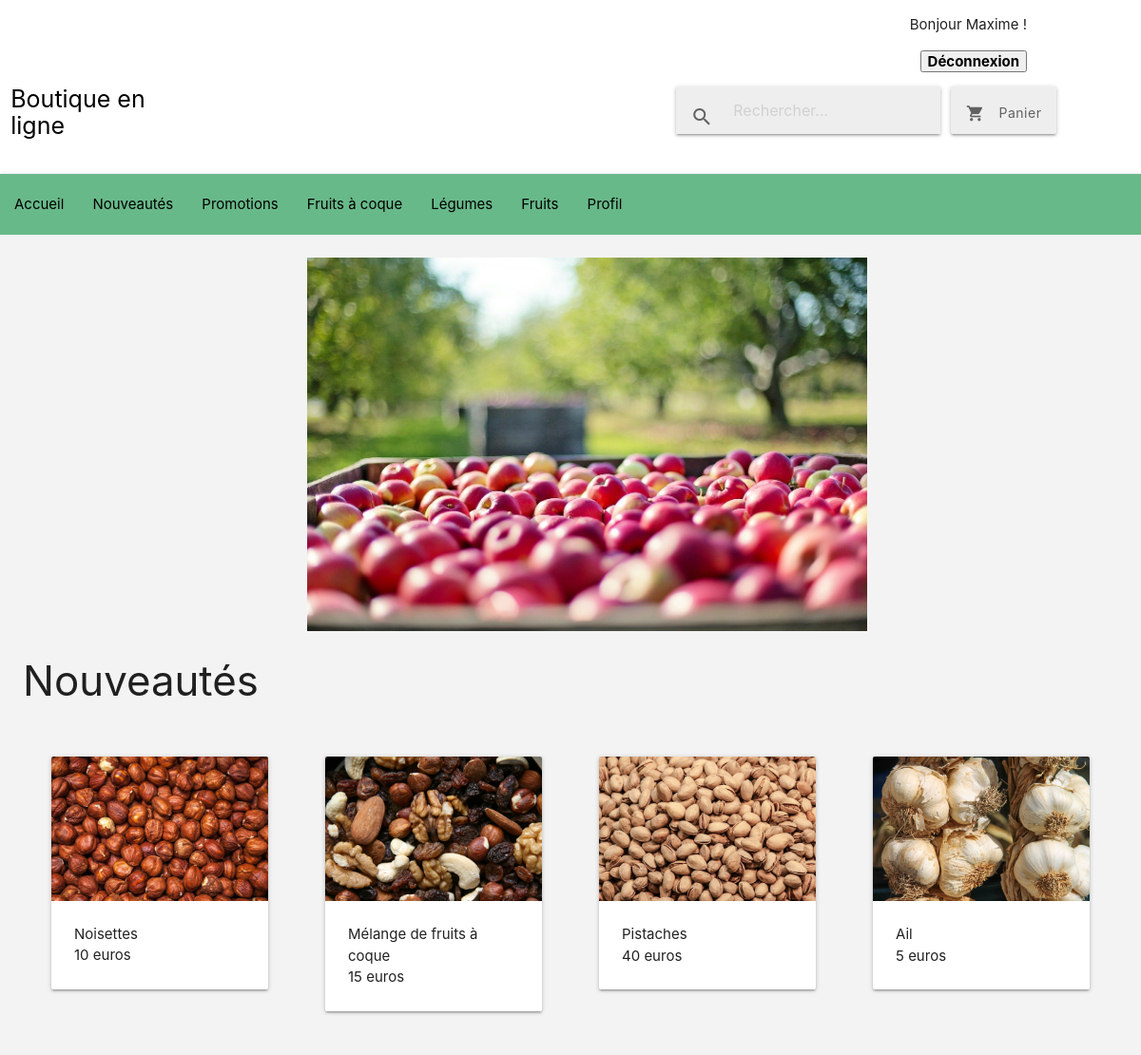
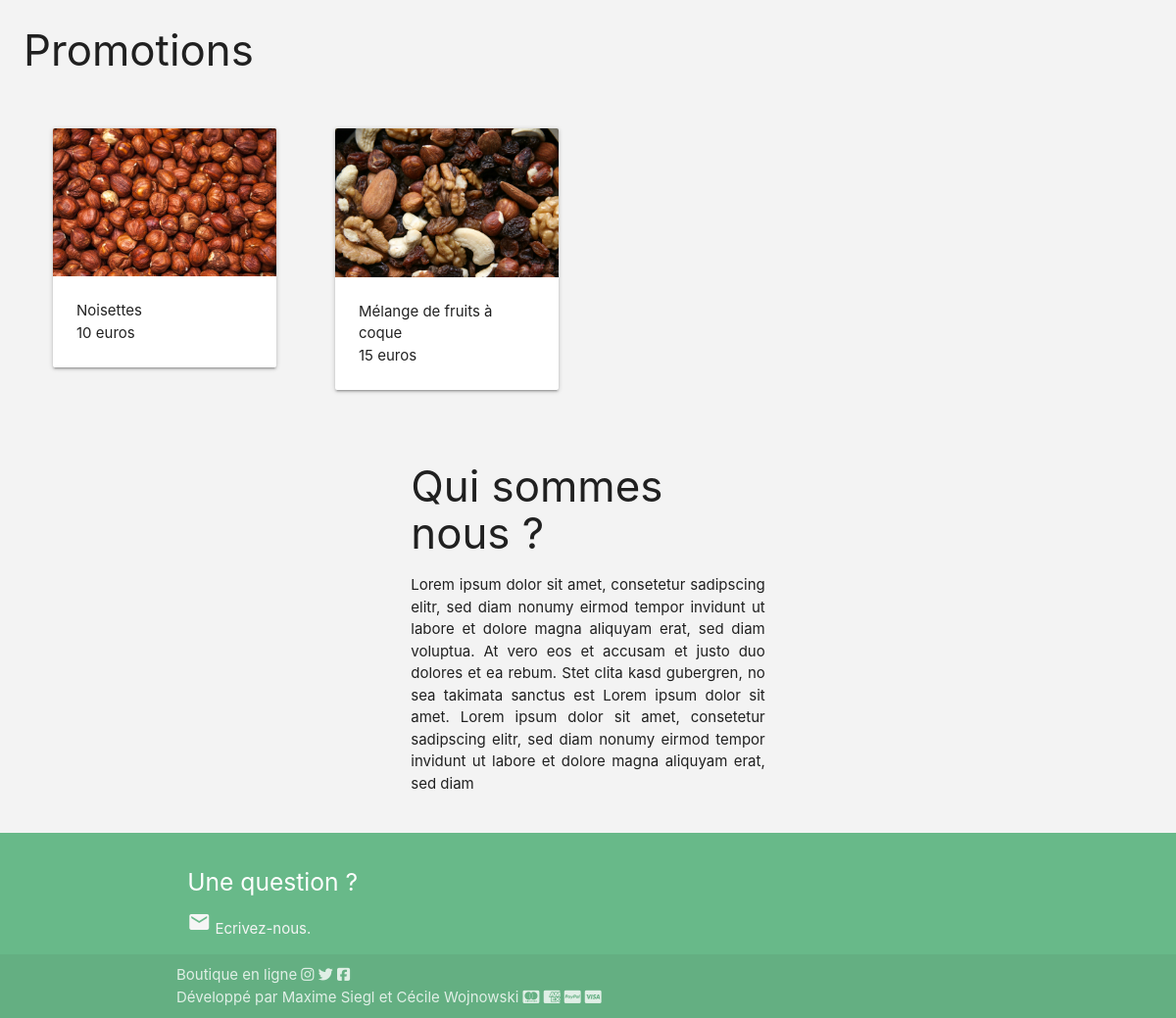
Screenshot of /index.php (signed in) with the database file from the repository (2 pictures, top to bottom).
### tables this page shows
CREATE TABLE IF NOT EXISTS `produits` (
  `id` int(11) NOT NULL AUTO_INCREMENT,
  `nom` varchar(255) NOT NULL,
  `prix` int(11) NOT NULL,
  `description` text NOT NULL,
  `image` varchar(255) NOT NULL,
  `date_ajout` datetime NOT NULL,
  `stock` int(11) NOT NULL,
  `valorisation` tinyint(1) NOT NULL,
  `prix_solde` int(11) DEFAULT NULL,
  `id_categorie` int(11) NOT NULL,
  PRIMARY KEY (`id`)
);

### classes/Produit.php (called while the page is built, shortened)
<?php
class Produit
{
  private $id;
  private $nom;
  private $prix;
  private $image;
  public function setId($id){
    $id = (int) $id;
   if ($id > 0)
   {
     $this->id = $id;
   }
 }
  public function setNom($nom){
    if (is_string($nom))
    {
      $this->nom = $nom;
    }
  }
  public function setPrix($prix){
    $prix = (int) $prix;
   if ($prix > 0)
   {
     $this->prix = $prix;
   }
  }
  public function setImage($image){
    return $this->image = $image;
  }
  public function id(){
    return $this->id;
  }
  public function nom(){
    return $this->nom;
  }
  public function prix(){
    return $this->prix;
  }
  public function image(){
    return $this->image;
  }
}
 ?>

### index.php (the view, shortened to what this page needs)
<!DOCTYPE html>
<html lang="fr" dir="ltr">
  <head>
    <link rel="stylesheet" href="https://cdnjs.cloudflare.com/ajax/libs/materialize/1.0.0/css/materialize.min.css">
    <link rel="stylesheet" href="css/style.css">
  </head>
  <body>
    <?php
      include('includes/header.php');
      include('classes/Produit.php');
    ?>
    <main>
      <div class="row">
        <div class="col offset-m3">
        <img class="index_img" src="img/apples.jpg">
      </div>
    </div>
<section class="section_index">
  <h3> Nouveautés </h3>
    <?php
    $request = $db->query('SELECT * FROM produits ORDER BY date_ajout LIMIT 4');
    while ($donnees = $request->fetch(PDO::FETCH_ASSOC))
    {
      $produit = new Produit($donnees);
      $produit->hydrate($donnees);
      ?>
        <div class="row">
          <div class="col s3 m3">
            <div class="card">
              <div class="card-image">
                <a href="produit.php?id=<?php echo $produit->id(); ?>"> <img src="img/<?php echo $produit->image();?> "> </a>
              </div>
              <div class="card-content">
                <p> <?php echo $produit->nom(); ?> </p>
                <p> <?php echo $produit->prix(); ?> euros </p>
              </div>
            </div>
          </div>
          <?php
    }?>
      </div>
</section>
      <section class="section_index">
        <h3> Promotions </h3>
        <?php
        $request = $db->query('SELECT * FROM produits WHERE valorisation = 1 ORDER BY date_ajout LIMIT 4');
        while ($donnees = $request->fetch(PDO::FETCH_ASSOC))
        {
          $produit = new Produit($donnees);
          $produit->hydrate($donnees);
          ?>
            <div class="row">
              <div class="col s3 m3">
                <div class="card">
                  <div class="card-image">
                    <a href="produit.php?id=<?php echo $produit->id(); ?>"> <img src="img/<?php echo $produit->image();?> "> </a>
                  </div>
                  <div class="card-content">
                    <p> <?php echo $produit->nom(); ?> </p>
                    <p> <?php echo $produit->prix(); ?> euros </p>
                  </div>
                </div>
              </div>
              <?php
        }?>
          </div>
      </section>
      <div class="row">
        <div class="col m4 offset-m4">
          <h3> Qui sommes nous ?</h3>
          <p class="index_text">
            Lorem ipsum dolor sit amet,
            consetetur sadipscing elitr,
            sed diam nonumy eirmod tempor invidunt ut
            labore et dolore magna aliquyam erat, sed diam voluptua.
            At vero eos et accusam et justo duo dolores et ea rebum.
            Stet clita kasd gubergren, no sea takimata sanctus est
            Lorem ipsum dolor sit amet. Lorem ipsum dolor sit amet,
            consetetur sadipscing elitr, sed diam nonumy eirmod tempor
            invidunt ut labore et dolore magna aliquyam erat, sed diam
          </p>
        </div>
      </div>
    </main>
    <?php include 'includes/footer.php'; ?>
  </body>
</html>

### css/style.css (style rules this page uses)
.section_index .row .col { padding: 2rem !important; }
.row { margin-bottom: 0 !important; }
a { color:black !important; }
main { background-color: #F3F3F3 !important; padding:2%; }
.index_img { width:70% !important; height:30% !important; display: block; }
.index_text { text-align: justify; }

### rows the page displays
produits: image (picture), nom "Noisettes", prix "10"
produits: image (picture), nom "Mélange de fruits à coque", prix "15"
produits: image (picture), nom "Pistaches", prix "40"
produits: image (picture), nom "Ail", prix "5"

### other values shown
$_SESSION['prenom'] "Maxime"
